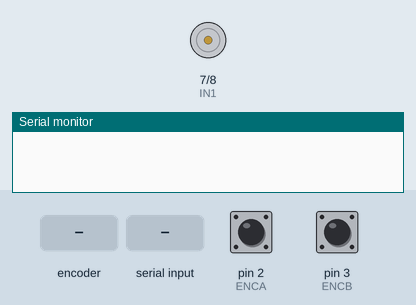
This sketch was run on a simulated Arduino Uno, built with avr-gcc and run on an emulated ATmega328P. On the bench: motor-driver pin pairs drawn as motors (green arrow = first pin HIGH = forward, orange = second pin HIGH = backward, longer = more drive, scaled by the enable pin), the last lines printed to the serial monitor. The test bench sets the inputs (shaded band); at power-on: pin 2 (ENCA) HIGH, pin 3 (ENCB) HIGH.

Above: at 1.2 s.
1.3 s: rotary encoder on pin 2 (ENCA) / pin 3 (ENCB) turned 3 steps (first pin leading)
At 1.65 s:
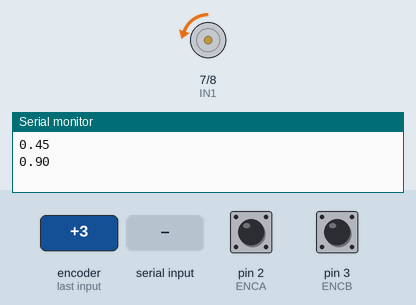
3.4 s: "2\n" received over Serial
At 4.6 s:
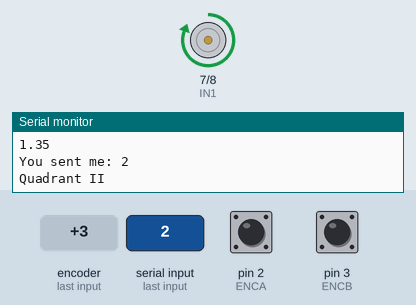
4.9 s: "1\n" received over Serial
At 5.8 s:
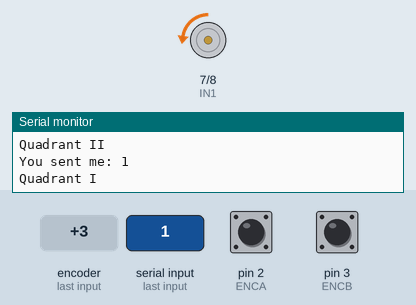
6.4 s: rotary encoder on pin 2 (ENCA) / pin 3 (ENCB) turned 3 steps (first pin leading)
At 7.9 s:
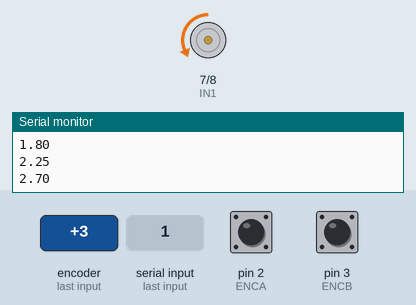
8.5 s: "3\n" received over Serial
At 9.7 s:
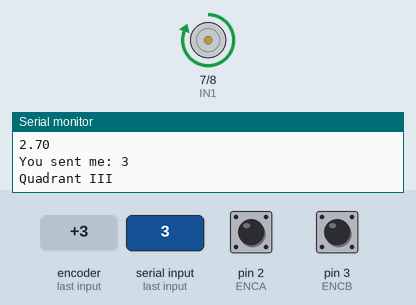
Timing chart, 0 to 11.0 s (numbered marks = the images above; inputs shaded):
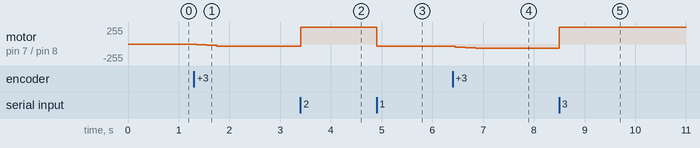

Measured:
- after the input at 1.3 s, motor on pin 7 (IN1) / pin 8 (IN2): stopped → backward 11/255 after 0.05 s, → backward 22/255 0.20 s later, → backward 33/255 0.20 s later
- after the input at 3.4 s, motor on pin 7 (IN1) / pin 8 (IN2): backward 33/255 → forward 255/255 at once
- after the input at 4.9 s, motor on pin 7 (IN1) / pin 8 (IN2): forward 255/255 → backward 33/255 at once
- after the input at 6.4 s, motor on pin 7 (IN1) / pin 8 (IN2): backward 33/255 → backward 45/255 after 0.05 s, → backward 56/255 0.20 s later, → backward 67/255 0.20 s later
- after the input at 8.5 s, motor on pin 7 (IN1) / pin 8 (IN2): backward 67/255 → forward 255/255 at once

The sketch:

Motor_Control.ino
```cpp
#define ENCA 2 // YELLOW
#define ENCB 3 // WHITE
#define PWM 9       //PWM wave for motor power
#define IN1 7       //Motor Direction Control
#define IN2 8       //Motor Direction Control
#define pwmPower 4  //Motor Power

//Encoder variables
/*******************************************/
double new_time = 0;
double old_time = 0;
double clkPinRightCurrent = LOW;
double clkPinRightLast = clkPinRightCurrent;
int rightCount = 0;
bool moved = 0;
double encoderSteps = 16*50;
double theta;
double current_angle = 0;
double target_angle = 0;

// Serial Input from Pi
String data;
bool DataRead;

void setup() {
  Serial.begin(115200);         //Serial Baud rate
  pinMode(pwmPower,OUTPUT);     //initialize pwmPower pin for output
  pinMode(ENCA,INPUT);          //set encoder pin A as an input
  pinMode(ENCB,INPUT);          //set encoder pin B as input
  attachInterrupt(digitalPinToInterrupt(ENCA),rightRotation,RISING);    //create interrupt for rising edge on channel A of encoder

  pinMode(PWM,OUTPUT);          //set PWM pin to an output
  pinMode(IN1,OUTPUT);          //set IN1 pin to an output
  pinMode(IN2, OUTPUT);         //set IN2 pin to an output

  //create a fixed theta which is encoder dependent, this is the amount "stepped" every movement
  theta = 360.0/encoderSteps;

}

void loop() {
  /*************************************************************/
  // Receive Serial Input from Raspberry Pi and set the target angle accordingly
  //the values are chosen arbitrarily
  /*************************************************************/
  if (DataRead) {     //read if the flag DataRead is set true
    Serial.print("You sent me: ");
    Serial.println(data);
    if (data == "1") {
      Serial.println("Quadrant I");
      target_angle = 0;
    }
    else if (data == "2") {
      Serial.println("Quadrant II");
      target_angle = 90;
    }
    else if (data == "3") {
      Serial.println("Quadrant III");
      target_angle = 180;
    }
    else if (data == "4") {
      Serial.println("Quadrant IV");
      target_angle = 270;
    }
    DataRead = false;     //clear the DataRead flag
  }
  /*************************************************************/

  double loop_time_start = millis();      //poll the loop to get an initialized time, currently unused but useful later

  /*************************************************************/
  //Determine the power and direction of the motor and create the control system
  /*************************************************************/
  digitalWrite(pwmPower,HIGH);            //start the motor power supply
  // PID constants
  float kp = 25;                          //proportional constant determined through experimentation

  // Determine the motor power using the proportional controller
  double e = current_angle - target_angle;          //determines the error
  double pwr = e*kp;                                 //uses the error to set the power


  // motor direction
  int dir = 0;    //initialize direction each loop

  //determine the direction based on the sign of the error
  if(current_angle - target_angle < 0){
    dir = 1;
  }
  if(current_angle - target_angle > 0){
    dir = -1;
  }

  // signal the motor
  setMotor(dir,pwr,PWM,IN1,IN2);
  /*************************************************************/

  //serial print of the current angle
  if(moved == 1){
    Serial.println(current_angle);
    moved = 0;
  }

  double loop_time_end = millis();    //end poll of the loop time
}
/*************************************************************/
//The function managing the motor control
/*************************************************************/
void setMotor(int dir, int pwmVal, int pwm, int in1, int in2){
  analogWrite(pwm,pwmVal);    //writes the pwm wave to the motor power
  if(dir == 1){                     //sets pins so rotation is clockwise
    digitalWrite(in1,HIGH);
    digitalWrite(in2,LOW);
  }
  else if(dir == -1){              //sets pins so direction is counter clockwise
    digitalWrite(in1,LOW);
    digitalWrite(in2,HIGH);
  }
  else{
    digitalWrite(in1,LOW);
  }
}
/*************************************************************/
//ISR for determining position using the encoder
/*************************************************************/
void rightRotation() {
if(old_time == millis()){                    //quits the ISR if electricl noise triggers the ISR too fast
  return;
}
  clkPinRightCurrent = digitalRead(ENCA);    //read the state of the encoder channel A


//Check where the encoder channel B is to check whether it moved clockwise or counter clockwise
  if((clkPinRightLast == LOW) && (clkPinRightCurrent == HIGH)) {
    if(digitalRead(ENCB) == LOW) {
      rightCount = 1;                                   //the current angle increased for clockwise
    }
    else {
      rightCount = -1;                                  //the current angle decreased for counter clockwise
    }
  }
  old_time = millis();                                  //poll the time to get ISR timing
  current_angle  = current_angle + rightCount*theta;    //calculate the new current angle using the old one
  clkPinRightLast = LOW;                                //set the last state as the current to restart the loop
  moved = 1;    //set flag to begin printing data
}

// Serial Communication Handler
void serialEvent() {
  // If a message from the Raspberry Pi is present, read the data
  if (Serial.available() > 0) {
    data = Serial.readStringUntil('\n');
    DataRead = true;
  }
  // Reset the serial buffer
  Serial.flush();
}
```
